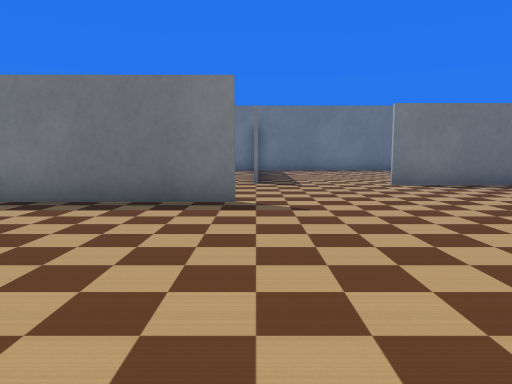
[1] (above)

16 first-person views from a walk through a world built for the Webots simulator. The camera is 0.39 m above the floor, tilts 6° down and sees 70° across. The floor is counted in squares, 0.5 m on a side. Each view is taken from the middle of a square. On the plan, view 1 faces up. The plan holds only what a view shows up to about 11 squares ahead; the rest is blank. Robots are left out. Simple shapes and patterns stand in for the simulator's stock objects.

[2]
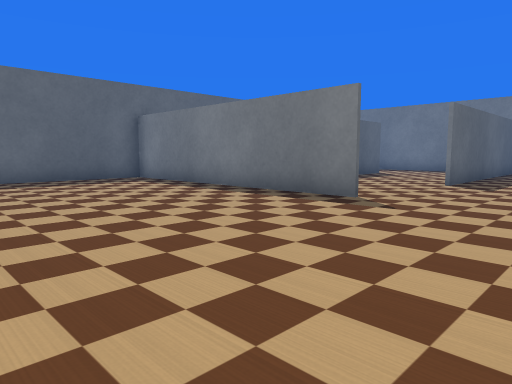

[3]
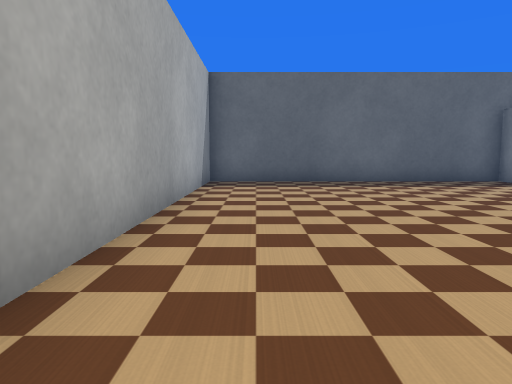

[4]
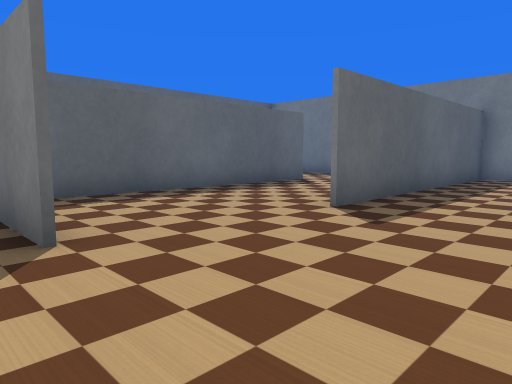

[5]
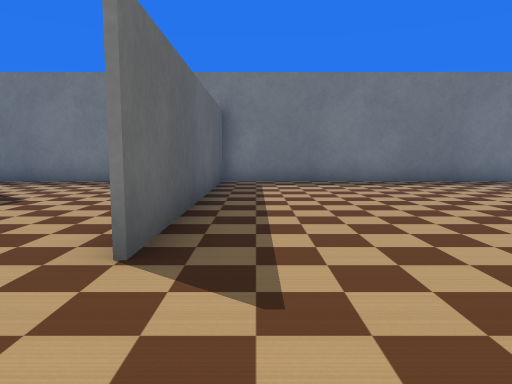

[6]
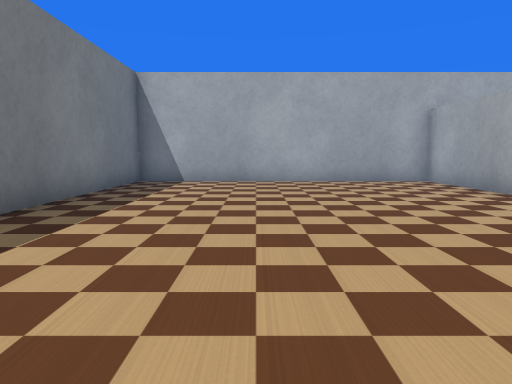

[7]
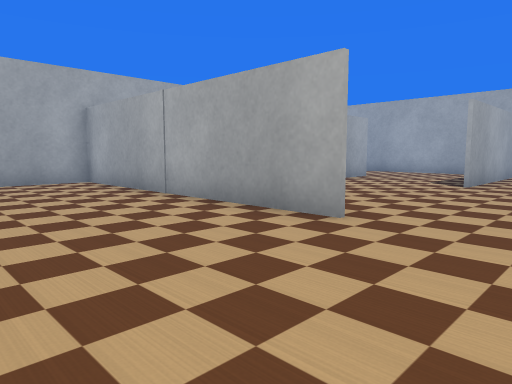

[8]
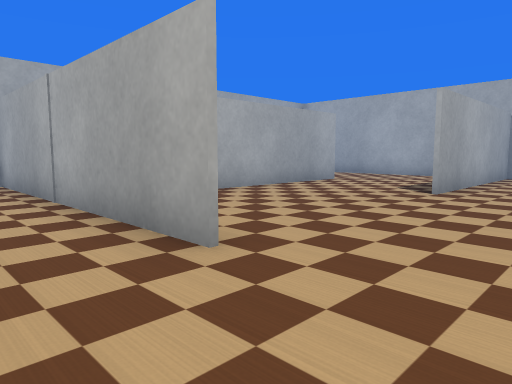

[9]
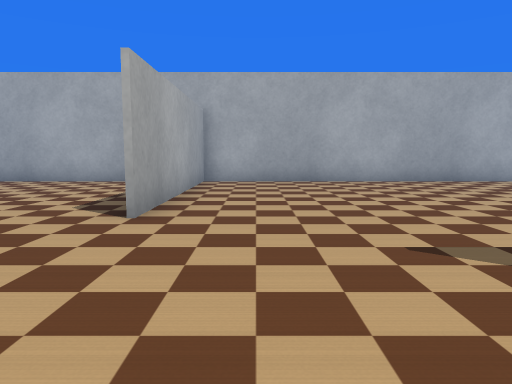

[10]
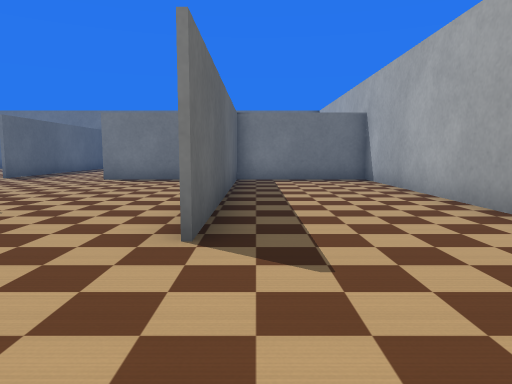

[11]
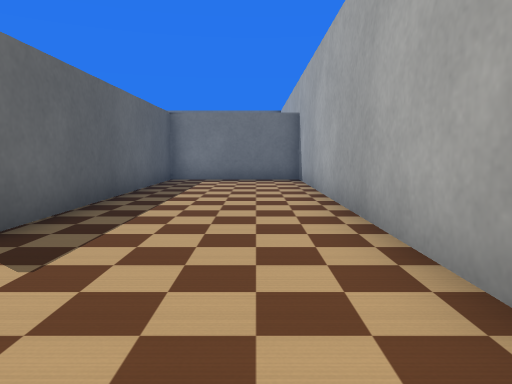

[12]
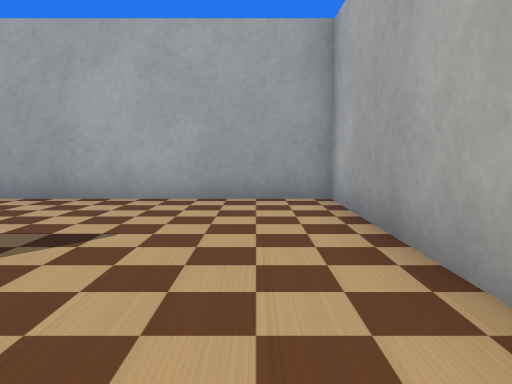

[13]
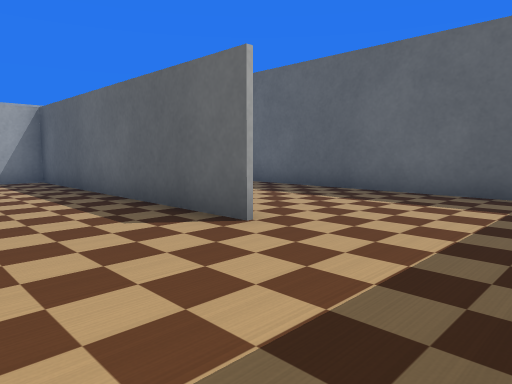

[14]
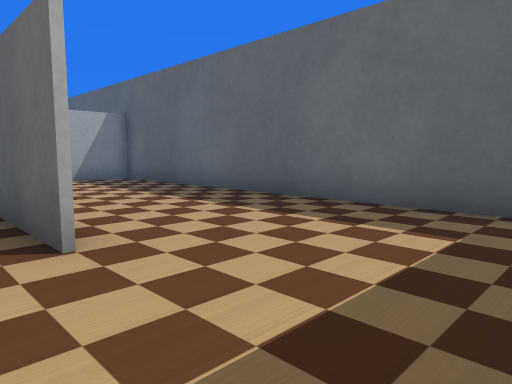

[15]
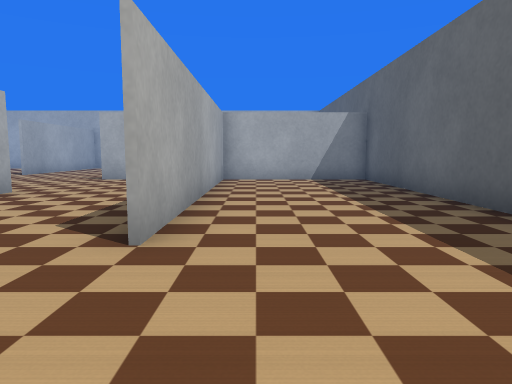

[16]
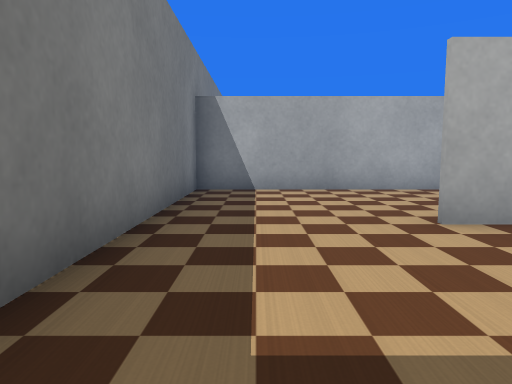

### Floor plan
Points are (right, up) in squares from view 1. A wall is a line through its corners. A room is listed if a view was taken in it or the views show most of it. See-through windows are left out.
Room 1 (views 1, 2, 3, 4, 5, 9, 13, 14, 15, 16)
walls: (-1.1, 6) (-0.2, 6); (-0.2, 5.9) (-8.4, 5.9); (-4, 6.1) (-4, 14); (-0.1, 9.5) (-0.1, 10); (0.1, 10.5) (0.1, 9.5); (-0.1, 11.9) (-0.1, 17.4); (-8.4, 6) (-2.9, 6); (-3.9, 14) (-3.9, 5.9); (6.9, 9.1) (3.4, 9.1); (7.3, 3.5) (7.3, 5.9); (0.1, 17.3) (-6.2, 17.3); (-8.3, 16.1) (-8.3, -2.3) (3.5, -2.3) (3.5, 3.6)
ways out: opening at (2, 9.7) to room 2; opening at (5.5, 2.5) to room 3
Room 2 (views 6, 7, 8)
walls: (3.4, 9.2) (11.4, 9.2); (0.1, 17.4) (0.1, 10.5); (11.3, 9.1) (11.3, 17.3) (0.1, 17.3)
ways out: opening at (2, 9.7) to room 1
Room 3 (views 10, 11, 12)
walls: (7.3, 1.5) (7.3, 3.5); (5.6, -2.3) (11.3, -2.3) (11.3, 9.1); (7.4, 9.1) (7.4, 1.1); (11.4, 9.1) (6.9, 9.1)
ways out: opening at (5.5, 2.5) to room 1

Positions as (right, up) in squares from view 1, and headings:
1: (0, 0), facing up
2: (3, 0), facing up-left
3: (2, -1), facing left
4: (3, 5), facing up-left
5: (1, 7), facing up
6: (1, 14), facing right
7: (1, 13), facing down-right
8: (1, 11), facing down-right
9: (2, 8), facing down
10: (8, -2), facing up
11: (10, -2), facing up
12: (5, -1), facing right
13: (-1, 17), facing down-left
14: (-3, 17), facing down-left
15: (-5, 17), facing down
16: (-8, 16), facing right
